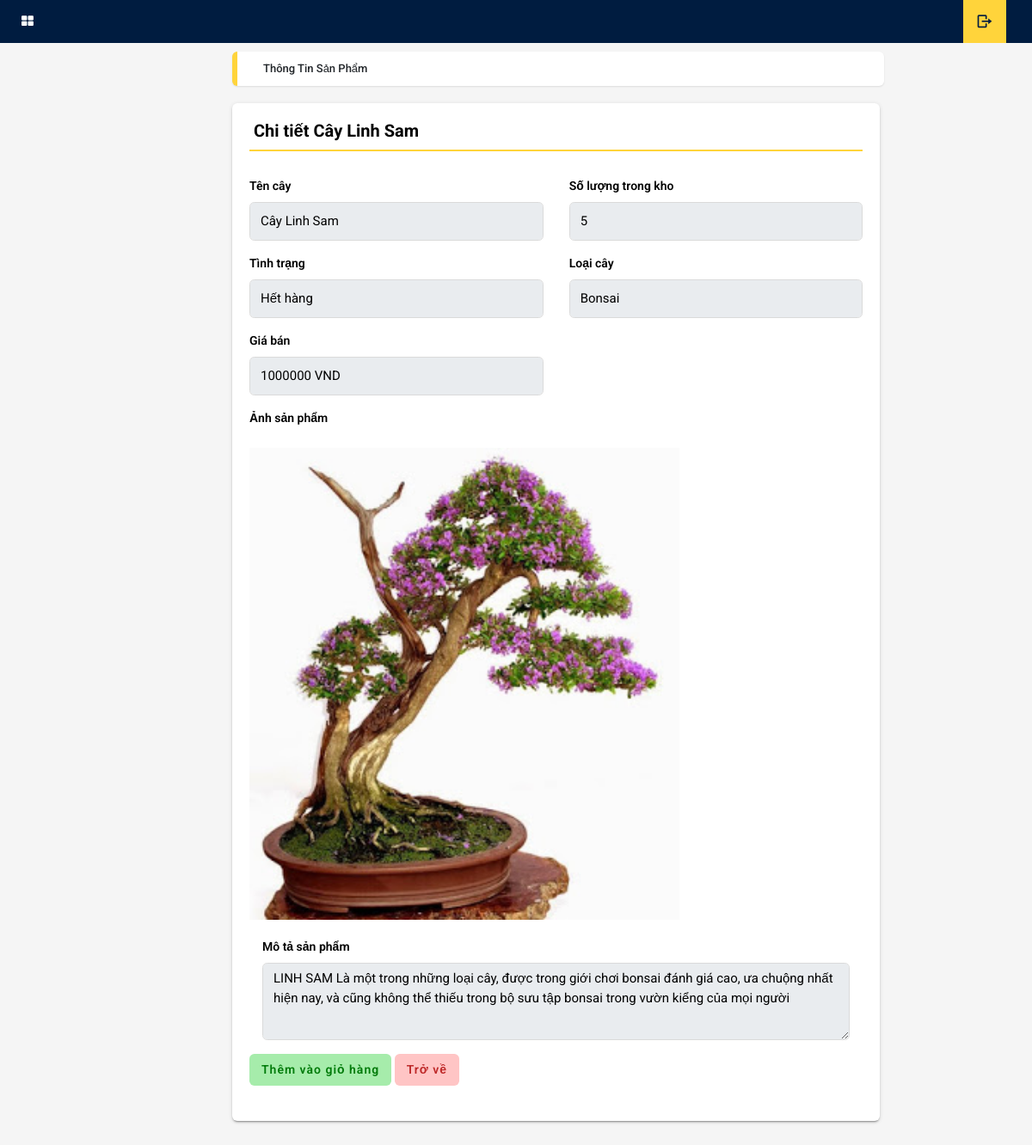
The app's page /customers/info.php?id=1 with its own data.
### tables this page shows
create table bonsai(
	bonsai_id int primary key auto_increment,
    bonsai_name varchar(50),
    bonsai_img varchar(50),
    type_id int,
    describe_bonsai varchar(500),
    amount int,
    price float,
    status_id int
);

### customers/info.php (the view, shortened to what this page needs)
<?php
require '../config/connectDB.php';
?>
<!DOCTYPE html>
<html lang="en">
<head>
    <link rel="stylesheet" type="text/css" href="css/main.css">
    <link rel="stylesheet" href="https://cdn.jsdelivr.net/npm/boxicons@latest/css/boxicons.min.css">
    <link rel="stylesheet" href="https://unpkg.com/boxicons@latest/css/boxicons.min.css">
    <link rel="stylesheet" href="https://use.fontawesome.com/releases/v5.8.2/css/all.css">
    <link rel="stylesheet" href="https://cdnjs.cloudflare.com/ajax/libs/jquery-confirm/3.3.2/jquery-confirm.min.css">
    <link rel="stylesheet" type="text/css"
          href="https://maxcdn.bootstrapcdn.com/font-awesome/4.7.0/css/font-awesome.min.css">
</head>
<body class="app sidebar-mini rtl">
<header class="app-header">
    <a class="app-sidebar__toggle" href="#" data-toggle="sidebar"
                                    aria-label="Hide Sidebar"></a>
    <ul class="app-nav">
        <li><a class="app-nav__item" href="./index.php"><i class='bx bx-log-out bx-rotate-180'></i> </a>
        </li>
    </ul>
</header>
<main class="app-content">
    <div class="app-title col-md-10">
        <ul class="app-breadcrumb breadcrumb">
            <li class="breadcrumb-item">Thông tin sản phẩm</li>
        </ul>
    </div>
    <div class="row">
        <div class="col-md-10">
            <?php
            if (isset($_GET['id'])){
                $id = $_GET['id'];
                $query ="select * from bonsai where bonsai_id='$id'";
                $query_run= mysqli_query($conn,$query);
                if(mysqli_num_rows($query_run) > 0){
                    foreach($query_run as $bonsai){
                        if($bonsai['status_id']==0){
                            $bonsai['status_id']='Hết hàng';
                        }else{
                            $bonsai['status_id']='Còn hàng';
                        }
                        if($bonsai['type_id']==1){
                            $bonsai['type_id']='Office Plan';
                        }elseif($bonsai['type_id']==2){
                            $bonsai['type_id']='Gift Plant';
                        }elseif($bonsai['type_id']==3){
                         $bonsai['type_id']='Bonsai';
                        } else{
                            $bonsai['type_id']='Home Plant';
                        }
                        ?>
                        <div class="tile">
                            <h3 class="tile-title">Chi tiết <?php echo $bonsai['bonsai_name']?></h3>
                            <div class="tile-body">
                                <form class="row" action="./controller.php" method="POST" enctype="multipart/form-data">
                                <div class="form-group col-md-6">
                                    <label class="control-label">Tên cây</label>
                                    <input class="form-control" type="text" name="bonsai_name" id="bonsai_name" required value="<?php echo $bonsai['bonsai_name']?>" disabled>
                                </div>
                                <div class="form-group  col-md-6">
                                    <label class="control-label">Số lượng trong kho</label>
                                    <input class="form-control" type="text" name="amount" id="amount"  required value="<?php echo $bonsai['amount']?>" disabled>
                                </div>
                                <div class="form-group col-md-6 ">
                                    <label  class="control-label">Tình trạng</label>
                                    <input class="form-control" type="text" name="status_id" id="status_id" required value="<?php echo $bonsai['status_id']?>" disabled>
                                </div>
                                <div class="form-group col-md-6">
                                    <label  class="control-label">Loại cây</label>
                                    <input class="form-control" type="text" name="type" id="type" required value="<?php echo $bonsai['type_id']?>" disabled>
                                </div>
                                <div class="form-group col-md-6">
                                    <label class="control-label">Giá bán</label>
                                    <input class="form-control" type="text" name="price" id="price" required value="<?php echo  $bonsai['price'] ?> VND" disabled>
                                </div>
                                <div class="form-group col-md-6">
                                </div>
                                <div class="form-group col-md-12">
                                    <label class="control-label">Ảnh sản phẩm</label>
                                </div>
                                <div class="form-group col-md-12">
                                    <img width="500px;" src="<?php echo  $bonsai['bonsai_img'] ?>"?
                                </div>
                                <div class="form-group col-md-12">
                                    <br>
                                    <label class="control-label">Mô tả sản phẩm</label>
                                    <textarea class="form-control" name="describe_bonsai" id="describe_bonsai" disabled><?php echo  $bonsai['describe_bonsai'];?></textarea>
                                </div>
                                <div>
                                    <button class="btn btn-save" type="submit" name="" id="">Thêm vào giỏ hàng</button>
                                    <a class="btn btn-cancel" href="./index.php">Trở về</a>
                                </div>
                                </form>
                            </div>
                        </div>
                        <?php
                    }
                }
            }
            ?>
</main>
</body>
</html>

### records on screen
bonsai: bonsai_name "Cây Linh Sam", amount "5", status_id "Hết hàng", type "Bonsai", price "1000000 VND", bonsai_img (picture), describe_bonsai "LINH SAM Là một trong những loại cây, được trong giới chơi bonsai đánh giá cao, ưa chuộng nhất hiện nay, và cũng không thể thiếu trong bộ sưu tập bonsai trong vườn kiểng của mọi người"
